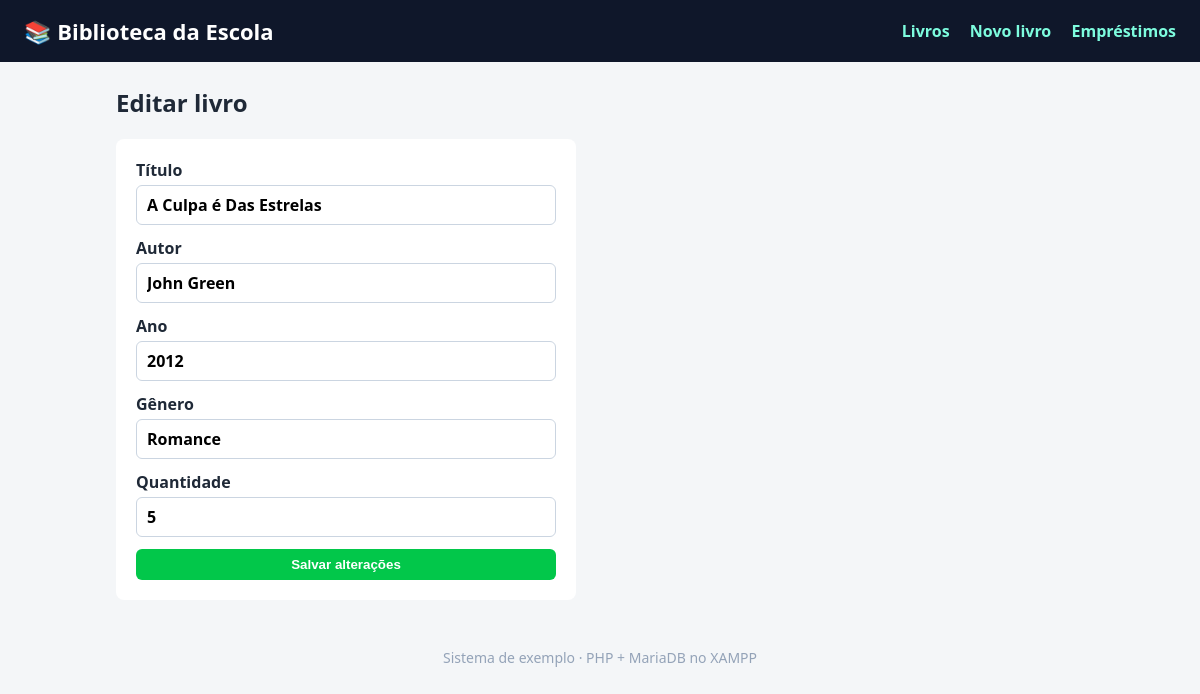
Screenshot of /editar.php?id=1 with the database file from the repository.
### tables this page shows
CREATE TABLE livros (
  id          INT AUTO_INCREMENT PRIMARY KEY,
  titulo      VARCHAR(150) NOT NULL,
  autor       VARCHAR(100) NOT NULL,
  ano         INT,
  genero      VARCHAR(50),
  quantidade  INT NOT NULL DEFAULT 1
);

### conexao.php (called while the page is built, shortened)
<?php
function e($texto) {
    return htmlspecialchars((string)$texto, ENT_QUOTES, 'UTF-8');
}

### editar.php (the view, shortened to what this page needs)
<?php
require 'conexao.php';
$id = (int)($_GET['id'] ?? $_POST['id'] ?? 0);
$consulta = $pdo->prepare("SELECT * FROM livros WHERE id = :id");
$consulta->execute([':id' => $id]);
$livro = $consulta->fetch();
require 'topo.php';
?>
<h2>Editar livro</h2>
<form method="post" class="ficha">
  <label>Título <input name="titulo" value="<?= e($livro['titulo']) ?>" required maxlength="150"></label>
  <label>Autor <input name="autor" value="<?= e($livro['autor']) ?>" required maxlength="100"></label>
  <label>Ano <input name="ano" type="number" value="<?= e($livro['ano']) ?>"></label>
  <label>Gênero <input name="genero" value="<?= e($livro['genero']) ?>" maxlength="50"></label>
  <label>Quantidade <input name="quantidade" type="number" min="1" value="<?= e($livro['quantidade']) ?>" required></label>
  <button>Salvar alterações</button>
</form>
<?php require 'rodape.php'; ?>

### estilo.css (style rules this page uses)
* { box-sizing: border-box; }
body { margin: 0; font-family: system-ui, Arial, sans-serif; background: #F4F6F8; color: #1F2937; }
button { background: #02c74a; color: #FFF; border: 0; border-radius: 6px; padding: 8px 14px; cursor: pointer; font-weight: 600; }
input, select { padding: 8px 10px; border: 1px solid #CBD5E1; border-radius: 6px; font: inherit; }
.ficha { display: grid; gap: 12px; max-width: 460px; background: #FFF; padding: 20px; border-radius: 8px; }
.ficha label { display: grid; gap: 4px; font-weight: 600; }

### rows the page displays
livros: titulo "A Culpa é Das Estrelas", autor "John Green", ano "2012", genero "Romance", quantidade "5"
